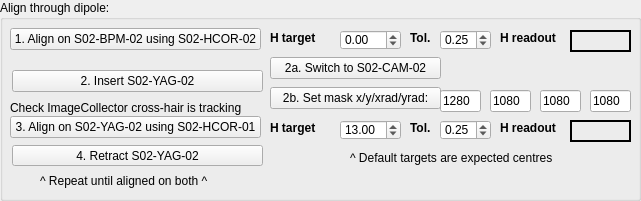
           <widget class="QGroupBox" name="groupBox_4">
            <property name="geometry">
             <rect>
              <x>10</x>
              <y>120</y>
              <width>641</width>
              <height>201</height>
             </rect>
            </property>
            <property name="font">
             <font>
              <weight>50</weight>
              <italic>false</italic>
              <bold>false</bold>
             </font>
            </property>
            <property name="title">
             <string>Align through dipole:</string>
            </property>
            <widget class="QPushButton" name="pushButton_Align_1">
             <property name="geometry">
              <rect>
               <x>10</x>
               <y>28</y>
               <width>251</width>
               <height>22</height>
              </rect>
             </property>
             <property name="text">
              <string>1. Align on S02-BPM-02 using S02-HCOR-02</string>
             </property>
             <property name="checked">
              <bool>false</bool>
             </property>
            </widget>
            <widget class="QPushButton" name="pushButton_Align_4">
             <property name="geometry">
              <rect>
               <x>12</x>
               <y>145</y>
               <width>251</width>
               <height>21</height>
              </rect>
             </property>
             <property name="text">
              <string>4. Retract S02-YAG-02</string>
             </property>
             <property name="checked">
              <bool>false</bool>
             </property>
            </widget>
            <widget class="QPushButton" name="pushButton_Align_2">
             <property name="geometry">
              <rect>
               <x>12</x>
               <y>70</y>
               <width>251</width>
               <height>22</height>
              </rect>
             </property>
             <property name="text">
              <string>2. Insert S02-YAG-02</string>
             </property>
             <property name="checked">
              <bool>false</bool>
             </property>
            </widget>
            <widget class="QLabel" name="label_4">
             <property name="geometry">
              <rect>
               <x>40</x>
               <y>173</y>
               <width>201</width>
               <height>16</height>
              </rect>
             </property>
             <property name="text">
              <string>^ Repeat until aligned on both ^</string>
             </property>
            </widget>
            <widget class="QPushButton" name="pushButton_Align_3">
             <property name="geometry">
              <rect>
               <x>10</x>
               <y>116</y>
               <width>251</width>
               <height>22</height>
              </rect>
             </property>
             <property name="text">
              <string>3. Align on S02-YAG-02 using S02-HCOR-01</string>
             </property>
             <property name="checked">
              <bool>false</bool>
             </property>
            </widget>
            <widget class="QPushButton" name="pushButton_Align_2_A">
             <property name="geometry">
              <rect>
               <x>270</x>
               <y>57</y>
               <width>171</width>
               <height>22</height>
              </rect>
             </property>
             <property name="sizePolicy">
              <sizepolicy hsizetype="Minimum" vsizetype="Fixed">
               <horstretch>0</horstretch>
               <verstretch>0</verstretch>
              </sizepolicy>
             </property>
             <property name="minimumSize">
              <size>
               <width>140</width>
               <height>0</height>
              </size>
             </property>
             <property name="maximumSize">
              <size>
               <width>371</width>
               <height>16777215</height>
              </size>
             </property>
             <property name="text">
              <string>2a. Switch to S02-CAM-02</string>
             </property>
             <property name="checked">
              <bool>false</bool>
             </property>
            </widget>
            <widget class="QPushButton" name="pushButton_Align_2_B">
             <property name="geometry">
              <rect>
               <x>270</x>
               <y>87</y>
               <width>171</width>
               <height>22</height>
              </rect>
             </property>
             <property name="sizePolicy">
              <sizepolicy hsizetype="Minimum" vsizetype="Fixed">
               <horstretch>0</horstretch>
               <verstretch>0</verstretch>
              </sizepolicy>
             </property>
             <property name="minimumSize">
              <size>
               <width>0</width>
               <height>0</height>
              </size>
             </property>
             <property name="maximumSize">
              <size>
               <width>371</width>
               <height>16777215</height>
              </size>
             </property>
             <property name="text">
              <string>2b. Set mask x/y/xrad/yrad:</string>
             </property>
             <property name="checked">
              <bool>false</bool>
             </property>
            </widget>
            <widget class="QDoubleSpinBox" name="doubleSpinBox_x_1">
             <property name="geometry">
              <rect>
               <x>340</x>
               <y>30</y>
               <width>61</width>
               <height>20</height>
              </rect>
             </property>
             <property name="minimum">
              <double>-100.000000000000000</double>
             </property>
             <property name="maximum">
              <double>100.000000000000000</double>
             </property>
             <property name="singleStep">
              <double>0.100000000000000</double>
             </property>
            </widget>
            <widget class="QLabel" name="label_12">
             <property name="geometry">
              <rect>
               <x>410</x>
               <y>30</y>
               <width>31</width>
               <height>16</height>
              </rect>
             </property>
             <property name="font">
              <font>
               <weight>75</weight>
               <bold>true</bold>
              </font>
             </property>
             <property name="text">
              <string>Tol.</string>
             </property>
            </widget>
            <widget class="QLabel" name="label_13">
             <property name="geometry">
              <rect>
               <x>270</x>
               <y>30</y>
               <width>61</width>
               <height>16</height>
              </rect>
             </property>
             <property name="font">
              <font>
               <weight>75</weight>
               <bold>true</bold>
              </font>
             </property>
             <property name="text">
              <string>H target</string>
             </property>
            </widget>
            <widget class="QDoubleSpinBox" name="doubleSpinBox_tol_1">
             <property name="geometry">
              <rect>
               <x>440</x>
               <y>30</y>
               <width>51</width>
               <height>20</height>
              </rect>
             </property>
             <property name="singleStep">
              <double>0.100000000000000</double>
             </property>
             <property name="value">
              <double>0.250000000000000</double>
             </property>
            </widget>
            <widget class="QDoubleSpinBox" name="doubleSpinBox_x_2">
             <property name="geometry">
              <rect>
               <x>340</x>
               <y>120</y>
               <width>61</width>
               <height>20</height>
              </rect>
             </property>
             <property name="minimum">
              <double>-100.000000000000000</double>
             </property>
             <property name="maximum">
              <double>100.000000000000000</double>
             </property>
             <property name="singleStep">
              <double>0.100000000000000</double>
             </property>
             <property name="value">
              <double>13.000000000000000</double>
             </property>
            </widget>
            <widget class="QLabel" name="label_14">
             <property name="geometry">
              <rect>
               <x>270</x>
               <y>120</y>
               <width>61</width>
               <height>16</height>
              </rect>
             </property>
             <property name="font">
              <font>
               <weight>75</weight>
               <bold>true</bold>
              </font>
             </property>
             <property name="text">
              <string>H target</string>
             </property>
            </widget>
            <widget class="QDoubleSpinBox" name="doubleSpinBox_tol_2">
             <property name="geometry">
              <rect>
               <x>440</x>
               <y>120</y>
               <width>51</width>
               <height>20</height>
              </rect>
             </property>
             <property name="singleStep">
              <double>0.100000000000000</double>
             </property>
             <property name="value">
              <double>0.250000000000000</double>
             </property>
            </widget>
            <widget class="QLabel" name="label_15">
             <property name="geometry">
              <rect>
               <x>410</x>
               <y>120</y>
               <width>31</width>
               <height>16</height>
              </rect>
             </property>
             <property name="font">
              <font>
               <weight>75</weight>
               <bold>true</bold>
              </font>
             </property>
             <property name="text">
              <string>Tol.</string>
             </property>
            </widget>
            <widget class="QLabel" name="label_16">
             <property name="geometry">
              <rect>
               <x>500</x>
               <y>30</y>
               <width>71</width>
               <height>16</height>
              </rect>
             </property>
             <property name="font">
              <font>
               <weight>75</weight>
               <bold>true</bold>
              </font>
             </property>
             <property name="text">
              <string>H readout</string>
             </property>
            </widget>
            <widget class="QLabel" name="label_H_1">
             <property name="geometry">
              <rect>
               <x>570</x>
               <y>30</y>
               <width>61</width>
               <height>22</height>
              </rect>
             </property>
             <property name="layoutDirection">
              <enum>Qt::LeftToRight</enum>
             </property>
             <property name="frameShape">
              <enum>QFrame::WinPanel</enum>
             </property>
             <property name="text">
              <string/>
             </property>
             <property name="alignment">
              <set>Qt::AlignLeading|Qt::AlignLeft|Qt::AlignVCenter</set>
             </property>
            </widget>
            <widget class="QLabel" name="label_H_2">
             <property name="geometry">
              <rect>
               <x>570</x>
               <y>120</y>
               <width>61</width>
               <height>22</height>
              </rect>
             </property>
             <property name="layoutDirection">
              <enum>Qt::LeftToRight</enum>
             </property>
             <property name="frameShape">
              <enum>QFrame::WinPanel</enum>
             </property>
             <property name="text">
              <string/>
             </property>
             <property name="alignment">
              <set>Qt::AlignLeading|Qt::AlignLeft|Qt::AlignVCenter</set>
             </property>
            </widget>
            <widget class="QLineEdit" name="lineEdit_maskX">
             <property name="geometry">
              <rect>
               <x>440</x>
               <y>90</y>
               <width>41</width>
               <height>22</height>
              </rect>
             </property>
             <property name="sizePolicy">
              <sizepolicy hsizetype="Preferred" vsizetype="Fixed">
               <horstretch>0</horstretch>
               <verstretch>0</verstretch>
              </sizepolicy>
             </property>
             <property name="text">
              <string>1280</string>
             </property>
            </widget>
            <widget class="QLineEdit" name="lineEdit_maskY">
             <property name="geometry">
              <rect>
               <x>490</x>
               <y>90</y>
               <width>41</width>
               <height>22</height>
              </rect>
             </property>
             <property name="sizePolicy">
              <sizepolicy hsizetype="Preferred" vsizetype="Fixed">
               <horstretch>0</horstretch>
               <verstretch>0</verstretch>
              </sizepolicy>
             </property>
             <property name="text">
              <string>1080</string>
             </property>
            </widget>
            <widget class="QLineEdit" name="lineEdit_maskXRad">
             <property name="geometry">
              <rect>
               <x>540</x>
               <y>90</y>
               <width>41</width>
               <height>22</height>
              </rect>
             </property>
             <property name="sizePolicy">
              <sizepolicy hsizetype="Preferred" vsizetype="Fixed">
               <horstretch>0</horstretch>
               <verstretch>0</verstretch>
              </sizepolicy>
             </property>
             <property name="text">
              <string>1080</string>
             </property>
            </widget>
            <widget class="QLineEdit" name="lineEdit_maskYRad">
             <property name="geometry">
              <rect>
               <x>590</x>
               <y>90</y>
               <width>41</width>
               <height>22</height>
              </rect>
             </property>
             <property name="sizePolicy">
              <sizepolicy hsizetype="Preferred" vsizetype="Fixed">
               <horstretch>0</horstretch>
               <verstretch>0</verstretch>
              </sizepolicy>
             </property>
             <property name="text">
              <string>1080</string>
             </property>
            </widget>
            <widget class="QLabel" name="label_17">
             <property name="geometry">
              <rect>
               <x>500</x>
               <y>120</y>
               <width>71</width>
               <height>16</height>
              </rect>
             </property>
             <property name="font">
              <font>
               <weight>75</weight>
               <bold>true</bold>
              </font>
             </property>
             <property name="text">
              <string>H readout</string>
             </property>
            </widget>
            <widget class="QLabel" name="label_5">
             <property name="geometry">
              <rect>
               <x>350</x>
               <y>150</y>
               <width>231</width>
               <height>16</height>
              </rect>
             </property>
             <property name="text">
              <string>^ Default targets are expected centres</string>
             </property>
            </widget>
            <widget class="QLabel" name="label_24">
             <property name="geometry">
              <rect>
               <x>10</x>
               <y>100</y>
               <width>261</width>
               <height>16</height>
              </rect>
             </property>
             <property name="text">
              <string>Check ImageCollector cross-hair is tracking</string>
             </property>
            </widget>
           </widget>
